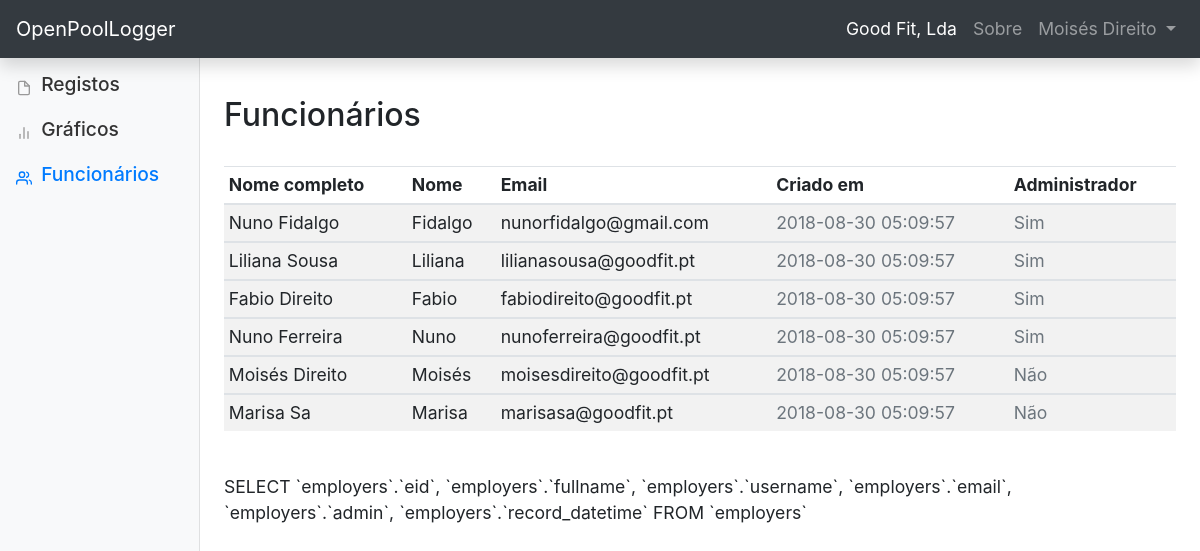
The page /employers.php (signed in) on the database its author committed.
### tables this page shows
CREATE TABLE IF NOT EXISTS `employers` (
  `eid` bigint(20) UNSIGNED NOT NULL AUTO_INCREMENT,
  `fullname` varchar(128) NOT NULL,
  `username` varchar(32) NOT NULL,
  `password` varchar(40) NOT NULL,
  `email` varchar(255) NOT NULL,
  `admin` tinyint(1) NOT NULL default '0',
  `record_datetime` datetime NOT NULL,
  `modififed_datetime` datetime NOT NULL,
  PRIMARY KEY  (`eid`),
  UNIQUE KEY `eid` (`eid`),
  UNIQUE KEY `email` (`email`)
);

### employers.php (the view, shortened to what this page needs)
<!doctype html>
<html lang="en">
<?php include_once('header.php'); ?>
<body>
<?php include_once('menu.php'); ?>
<div class="container-fluid">
<div class="row">
<?php include_once('sidebar.php'); ?>
<main role="main" class="col-md-9 ml-sm-auto col-lg-10 px-4">
  <div class="d-flex justify-content-between flex-wrap flex-md-nowrap align-items-center pt-3 pb-2 mb-3">
		<h1 class="h2"> Funcionários </h1>
	</div>
  <div class="table-responsive">
    <table class="table table-striped table-sm table-hover">
      <thead>
        <tr>
          <th>Nome completo</th>
          <th>Nome</th>
          <th>Email</th>
  				<th>Criado em</th>
          <th>Administrador</th>
        </tr>
      </thead>
<?php
require_once('config.php');
$con = new mysqli($host, $user, $password, $dbname, $port, $socket)
	or die ('Could not connect to the database server' . mysqli_connect_error());
$query = "SELECT `employers`.`eid`, `employers`.`fullname`, `employers`.`username`, `employers`.`email`, `employers`.`admin`, `employers`.`record_datetime` FROM `employers`";
if ($stmt = $con->prepare($query)) {
    $stmt->execute();
    $stmt->bind_result($fid, $fullname, $username, $email, $admin, $record_datetime);
    while ($stmt->fetch()) {
		printf("<tbody><tr>");
		printf("<td>%s</td> <td>%s</td> <td>%s</td>", $fullname, $username, $email);
    printf('<td class="text-muted"> %s </td>', $record_datetime);
		if($admin == "1")
			printf('<td class="text-muted"> Sim </td>');
		else
			printf('<td class="text-muted"> Não </td>');
		printf("</tr></tbody>");
    }
}
?>
		</table>
	</div>
  <?php
  echo '<br>';
  echo $query;
  ?>
</main>
</div>
</div>
</body>
</html>

### site.css (style rules this page uses)
body { font-size: 1.1rem; }
[role="main"] { padding-top: 80px; }

### rows shown on the page
employers: fullname "Nuno Fidalgo", username "Fidalgo", email "nunorfidalgo@gmail.com", record_datetime "2018-08-30 05:09:57", admin "Sim"
employers: fullname "Liliana Sousa", username "Liliana", email "lilianasousa@goodfit.pt", record_datetime "2018-08-30 05:09:57", admin "Sim"
employers: fullname "Fabio Direito", username "Fabio", email "fabiodireito@goodfit.pt", record_datetime "2018-08-30 05:09:57", admin "Sim"
employers: fullname "Nuno Ferreira", username "Nuno", email "nunoferreira@goodfit.pt", record_datetime "2018-08-30 05:09:57", admin "Sim"
employers: fullname "Moisés Direito", username "Moisés", email "moisesdireito@goodfit.pt", record_datetime "2018-08-30 05:09:57", admin "Não"
employers: fullname "Marisa Sa", username "Marisa", email "marisasa@goodfit.pt", record_datetime "2018-08-30 05:09:57", admin "Não"

### other values the page prints
$_SESSION['settings']['entity'] "Good Fit, Lda"
$_SESSION['user']['fullname'] "Moisés Direito"
$query "SELECT `employers`.`eid`, `employers`.`fullname`, `employers`.`username`, `employers`.`email`, `employers`.`admin`, `employers`.`record_datetime` FROM `employers`"
